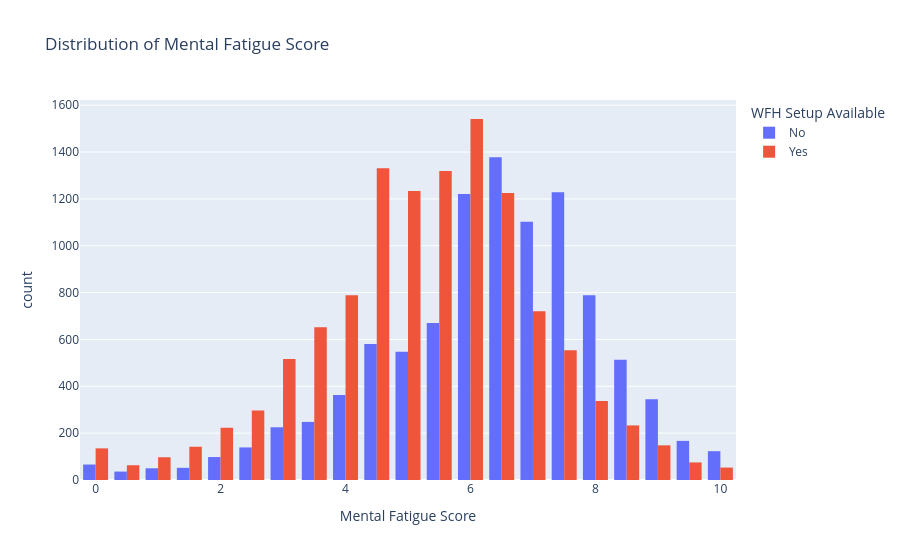

Notebook code for this chart:
### Code cell
fig = px.histogram(
    df,
    x='Mental Fatigue Score',
    color='WFH Setup Available',
    nbins=25,
    title='Distribution of Mental Fatigue Score',
    barmode='group'
)

fig.show()

### Figure 1 — Plotly figure (JSON) as saved in the notebook; plotly's stock layout.template omitted (floating-point values rounded to 4 significant figures; data arrays with more than 128 entries replaced by an {"elided": "..."} marker saying what was removed)
{"data": [{"alignmentgroup": "True", "bingroup": "x", "hovertemplate": "WFH Setup Available=No<br>Mental Fatigue Score=%{x}<br>count=%{y}<extra></extra>", "legendgroup": "No", "marker": {"color": "#636efa", "pattern": {"shape": ""}}, "name": "No", "nbinsx": 25, "offsetgroup": "No", "orientation": "v", "showlegend": true, "type": "histogram", "x": {"elided": "9941 float values"}, "xaxis": "x", "yaxis": "y"}, {"alignmentgroup": "True", "bingroup": "x", "hovertemplate": "WFH Setup Available=Yes<br>Mental Fatigue Score=%{x}<br>count=%{y}<extra></extra>", "legendgroup": "Yes", "marker": {"color": "#EF553B", "pattern": {"shape": ""}}, "name": "Yes", "nbinsx": 25, "offsetgroup": "Yes", "orientation": "v", "showlegend": true, "type": "histogram", "x": {"elided": "11685 float values"}, "xaxis": "x", "yaxis": "y"}], "layout": {"barmode": "group", "legend": {"title": {"text": "WFH Setup Available"}, "tracegroupgap": 0}, "title": {"text": "Distribution of Mental Fatigue Score"}, "xaxis": {"anchor": "y", "domain": [0, 1], "title": {"text": "Mental Fatigue Score"}}, "yaxis": {"anchor": "x", "domain": [0, 1], "title": {"text": "count"}}}}
